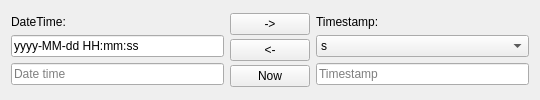
<?xml version="1.0" encoding="UTF-8"?>
<ui version="4.0">
 <class>MainWindow</class>
 <widget class="QMainWindow" name="MainWindow">
  <property name="geometry">
   <rect>
    <x>0</x>
    <y>0</y>
    <width>540</width>
    <height>100</height>
   </rect>
  </property>
  <property name="minimumSize">
   <size>
    <width>540</width>
    <height>100</height>
   </size>
  </property>
  <property name="maximumSize">
   <size>
    <width>540</width>
    <height>100</height>
   </size>
  </property>
  <property name="windowTitle">
   <string>MainWindow</string>
  </property>
  <widget class="QWidget" name="centralWidget">
   <layout class="QVBoxLayout" name="verticalLayout_4">
    <item>
     <layout class="QHBoxLayout" name="horizontalLayout">
      <item>
       <layout class="QVBoxLayout" name="verticalLayout">
        <item>
         <spacer name="verticalSpacer">
          <property name="orientation">
           <enum>Qt::Vertical</enum>
          </property>
          <property name="sizeHint" stdset="0">
           <size>
            <width>20</width>
            <height>40</height>
           </size>
          </property>
         </spacer>
        </item>
        <item>
         <widget class="QLabel" name="label">
          <property name="text">
           <string>DateTime:</string>
          </property>
         </widget>
        </item>
        <item>
         <widget class="QLineEdit" name="format">
          <property name="text">
           <string>yyyy-MM-dd HH:mm:ss</string>
          </property>
         </widget>
        </item>
        <item>
         <widget class="QLineEdit" name="datetime">
          <property name="placeholderText">
           <string>Date time</string>
          </property>
         </widget>
        </item>
        <item>
         <spacer name="verticalSpacer_3">
          <property name="orientation">
           <enum>Qt::Vertical</enum>
          </property>
          <property name="sizeHint" stdset="0">
           <size>
            <width>20</width>
            <height>40</height>
           </size>
          </property>
         </spacer>
        </item>
       </layout>
      </item>
      <item>
       <layout class="QVBoxLayout" name="verticalLayout_3">
        <property name="spacing">
         <number>2</number>
        </property>
        <item>
         <widget class="QPushButton" name="strToInt">
          <property name="text">
           <string>-&gt;</string>
          </property>
         </widget>
        </item>
        <item>
         <widget class="QPushButton" name="intToStr">
          <property name="text">
           <string>&lt;-</string>
          </property>
         </widget>
        </item>
        <item>
         <widget class="QPushButton" name="now">
          <property name="text">
           <string>Now</string>
          </property>
         </widget>
        </item>
       </layout>
      </item>
      <item>
       <layout class="QVBoxLayout" name="verticalLayout_2">
        <item>
         <spacer name="verticalSpacer_2">
          <property name="orientation">
           <enum>Qt::Vertical</enum>
          </property>
          <property name="sizeHint" stdset="0">
           <size>
            <width>20</width>
            <height>40</height>
           </size>
          </property>
         </spacer>
        </item>
        <item>
         <widget class="QLabel" name="label_2">
          <property name="text">
           <string>Timestamp:</string>
          </property>
         </widget>
        </item>
        <item>
         <widget class="QComboBox" name="comboBox">
          <item>
           <property name="text">
            <string>s</string>
           </property>
          </item>
          <item>
           <property name="text">
            <string>ms</string>
           </property>
          </item>
         </widget>
        </item>
        <item>
         <widget class="QLineEdit" name="timestamp">
          <property name="placeholderText">
           <string>Timestamp</string>
          </property>
         </widget>
        </item>
        <item>
         <spacer name="verticalSpacer_4">
          <property name="orientation">
           <enum>Qt::Vertical</enum>
          </property>
          <property name="sizeHint" stdset="0">
           <size>
            <width>20</width>
            <height>40</height>
           </size>
          </property>
         </spacer>
        </item>
       </layout>
      </item>
     </layout>
    </item>
   </layout>
  </widget>
 </widget>
 <layoutdefault spacing="6" margin="11"/>
 <resources/>
 <connections/>
</ui>
